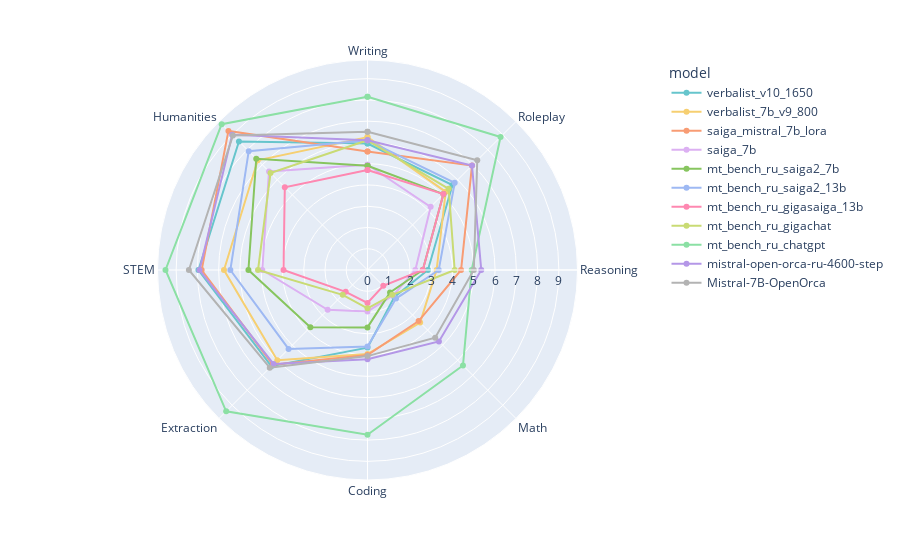

Notebook cell for this chart:
### Code cell
target_models = [
    'saiga_7b_v1_ru', 
    # 'mt_bench_ru_xglm_4.5B_lora_our_dataset',
    'mt_bench_ru_gigachat', 
    'mt_bench_ru_saiga2_7b', 
    'mt_bench_ru_saiga2_13b', 
    'mt_bench_ru_gigasaiga_13b', 
    'mt_bench_ru_chatgpt', 
    'saiga_mistral_7b_lora', 
    'verbalist_v10_1650', 
    'mistral-open-orca-ru-4600-step', 
    'verbalist_7b_v9_800', 
    'Mistral-7B-OpenOrca',
]
# target_models = all_models
# target_models = [item.replace("mt_bench_ru_", "") for item in target_models]
scores_target = [
    scores_all[i]
    for i in range(len(scores_all))
    if scores_all[i]["model"] in target_models
]
# scores_target = [
#     scores_all[i]
#     for i in range(len(scores_all))
#     if 'ru' in scores_all[i]["model"] and 'our' in scores_all[i]["model"]
# ]
print(scores_target)

# sort by target_models
scores_target = sorted(scores_target, key=lambda x: x["model"], reverse=True)

df_score = pd.DataFrame(scores_target)
df_score = df_score[df_score["model"].isin(target_models)]

rename_map = {
    # "llama-13b": "LLaMA-13B",
    # "alpaca-13b": "Alpaca-13B",
    # "vicuna-33b-v1.3": "Vicuna-33B",
    # "vicuna-13b-v1.3": "Vicuna-13B",
    # "gpt-3.5-turbo": "GPT-3.5-turbo",
    # "claude-v1": "Claude-v1",
    # "gpt-4": "GPT-4",
    "saiga_7b_v1_ru":"saiga_7b"
}

for k, v in rename_map.items():
    df_score.replace(k, v, inplace=True)

fig = px.line_polar(
    df_score,
    r="score",
    theta="category",
    line_close=True,
    category_orders={"category": CATEGORIES},
    color="model",
    markers=True,
    color_discrete_sequence=px.colors.qualitative.Pastel,
)

fig.show()

### Figure 1 — Plotly figure (JSON) as saved in the notebook; plotly's stock layout.template omitted (floating-point values rounded to 4 significant figures)
{"data": [{"hovertemplate": "model=verbalist_v10_1650<br>score=%{r}<br>category=%{theta}<extra></extra>", "legendgroup": "verbalist_v10_1650", "line": {"color": "rgb(102, 197, 204)", "dash": "solid"}, "marker": {"symbol": "circle"}, "mode": "markers+lines", "name": "verbalist_v10_1650", "r": [5.95, 5.65, 2.842, 1.789, 3.65, 6.4, 7.95, 8.55, 5.95], "showlegend": true, "subplot": "polar", "theta": ["Writing", "Roleplay", "Reasoning", "Math", "Coding", "Extraction", "STEM", "Humanities", "Writing"], "type": "scatterpolar"}, {"hovertemplate": "model=verbalist_7b_v9_800<br>score=%{r}<br>category=%{theta}<extra></extra>", "legendgroup": "verbalist_7b_v9_800", "line": {"color": "rgb(246, 207, 113)", "dash": "solid"}, "marker": {"symbol": "circle"}, "mode": "markers+lines", "name": "verbalist_7b_v9_800", "r": [6.25, 5.2, 3.25, 3.5, 3.95, 6, 6.75, 7.3, 6.25], "showlegend": true, "subplot": "polar", "theta": ["Writing", "Roleplay", "Reasoning", "Math", "Coding", "Extraction", "STEM", "Humanities", "Writing"], "type": "scatterpolar"}, {"hovertemplate": "model=saiga_mistral_7b_lora<br>score=%{r}<br>category=%{theta}<extra></extra>", "legendgroup": "saiga_mistral_7b_lora", "line": {"color": "rgb(248, 156, 116)", "dash": "solid"}, "marker": {"symbol": "circle"}, "mode": "markers+lines", "name": "saiga_mistral_7b_lora", "r": [5.571, 6.95, 4.4, 3.4, 4, 6.3, 7.8, 9.25, 5.571], "showlegend": true, "subplot": "polar", "theta": ["Writing", "Roleplay", "Reasoning", "Math", "Coding", "Extraction", "STEM", "Humanities", "Writing"], "type": "scatterpolar"}, {"hovertemplate": "model=saiga_7b<br>score=%{r}<br>category=%{theta}<extra></extra>", "legendgroup": "saiga_7b", "line": {"color": "rgb(220, 176, 242)", "dash": "solid"}, "marker": {"symbol": "circle"}, "mode": "markers+lines", "name": "saiga_7b", "r": [4.95, 4.2, 2.25, 1.7, 1.95, 2.65, 4.95, 6.55, 4.95], "showlegend": true, "subplot": "polar", "theta": ["Writing", "Roleplay", "Reasoning", "Math", "Coding", "Extraction", "STEM", "Humanities", "Writing"], "type": "scatterpolar"}, {"hovertemplate": "model=mt_bench_ru_saiga2_7b<br>score=%{r}<br>category=%{theta}<extra></extra>", "legendgroup": "mt_bench_ru_saiga2_7b", "line": {"color": "rgb(135, 197, 95)", "dash": "solid"}, "marker": {"symbol": "circle"}, "mode": "markers+lines", "name": "mt_bench_ru_saiga2_7b", "r": [4.9, 5.05, 2.6, 1.5, 2.7, 3.8, 5.6, 7.4, 4.9], "showlegend": true, "subplot": "polar", "theta": ["Writing", "Roleplay", "Reasoning", "Math", "Coding", "Extraction", "STEM", "Humanities", "Writing"], "type": "scatterpolar"}, {"hovertemplate": "model=mt_bench_ru_saiga2_13b<br>score=%{r}<br>category=%{theta}<extra></extra>", "legendgroup": "mt_bench_ru_saiga2_13b", "line": {"color": "rgb(158, 185, 243)", "dash": "solid"}, "marker": {"symbol": "circle"}, "mode": "markers+lines", "name": "mt_bench_ru_saiga2_13b", "r": [6.1, 5.8, 3.35, 1.9, 3.6, 5.25, 6.45, 7.9, 6.1], "showlegend": true, "subplot": "polar", "theta": ["Writing", "Roleplay", "Reasoning", "Math", "Coding", "Extraction", "STEM", "Humanities", "Writing"], "type": "scatterpolar"}, {"hovertemplate": "model=mt_bench_ru_gigasaiga_13b<br>score=%{r}<br>category=%{theta}<extra></extra>", "legendgroup": "mt_bench_ru_gigasaiga_13b", "line": {"color": "rgb(254, 136, 177)", "dash": "solid"}, "marker": {"symbol": "circle"}, "mode": "markers+lines", "name": "mt_bench_ru_gigasaiga_13b", "r": [4.7, 5.05, 2.6, 1.05, 1.55, 1.45, 3.95, 5.5, 4.7], "showlegend": true, "subplot": "polar", "theta": ["Writing", "Roleplay", "Reasoning", "Math", "Coding", "Extraction", "STEM", "Humanities", "Writing"], "type": "scatterpolar"}, {"hovertemplate": "model=mt_bench_ru_gigachat<br>score=%{r}<br>category=%{theta}<extra></extra>", "legendgroup": "mt_bench_ru_gigachat", "line": {"color": "rgb(201, 219, 116)", "dash": "solid"}, "marker": {"symbol": "circle"}, "mode": "markers+lines", "name": "mt_bench_ru_gigachat", "r": [6.1, 5.4, 4.1, 1.65, 1.8, 1.65, 5.15, 6.45, 6.1], "showlegend": true, "subplot": "polar", "theta": ["Writing", "Roleplay", "Reasoning", "Math", "Coding", "Extraction", "STEM", "Humanities", "Writing"], "type": "scatterpolar"}, {"hovertemplate": "model=mt_bench_ru_chatgpt<br>score=%{r}<br>category=%{theta}<extra></extra>", "legendgroup": "mt_bench_ru_chatgpt", "line": {"color": "rgb(139, 224, 164)", "dash": "solid"}, "marker": {"symbol": "circle"}, "mode": "markers+lines", "name": "mt_bench_ru_chatgpt", "r": [8.15, 8.85, 4.9, 6.35, 7.75, 9.4, 9.5, 9.7, 8.15], "showlegend": true, "subplot": "polar", "theta": ["Writing", "Roleplay", "Reasoning", "Math", "Coding", "Extraction", "STEM", "Humanities", "Writing"], "type": "scatterpolar"}, {"hovertemplate": "model=mistral-open-orca-ru-4600-step<br>score=%{r}<br>category=%{theta}<extra></extra>", "legendgroup": "mistral-open-orca-ru-4600-step", "line": {"color": "rgb(180, 151, 231)", "dash": "solid"}, "marker": {"symbol": "circle"}, "mode": "markers+lines", "name": "mistral-open-orca-ru-4600-step", "r": [6.1, 6.95, 5.35, 4.75, 4.2, 6.25, 7.9, 9, 6.1], "showlegend": true, "subplot": "polar", "theta": ["Writing", "Roleplay", "Reasoning", "Math", "Coding", "Extraction", "STEM", "Humanities", "Writing"], "type": "scatterpolar"}, {"hovertemplate": "model=Mistral-7B-OpenOrca<br>score=%{r}<br>category=%{theta}<extra></extra>", "legendgroup": "Mistral-7B-OpenOrca", "line": {"color": "rgb(179, 179, 179)", "dash": "solid"}, "marker": {"symbol": "circle"}, "mode": "markers+lines", "name": "Mistral-7B-OpenOrca", "r": [6.5, 7.3, 5, 4.5, 4.05, 6.5, 8.4, 8.95, 6.5], "showlegend": true, "subplot": "polar", "theta": ["Writing", "Roleplay", "Reasoning", "Math", "Coding", "Extraction", "STEM", "Humanities", "Writing"], "type": "scatterpolar"}], "layout": {"legend": {"title": {"text": "model"}, "tracegroupgap": 0}, "margin": {"t": 60}, "polar": {"angularaxis": {"categoryarray": ["Writing", "Roleplay", "Reasoning", "Math", "Coding", "Extraction", "STEM", "Humanities"], "categoryorder": "array", "direction": "clockwise", "rotation": 90}, "domain": {"x": [0, 1], "y": [0, 1]}}}}
